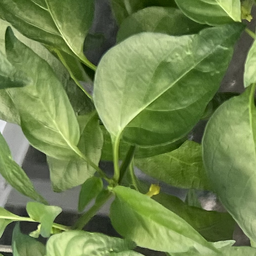
#> input picture SCALLION/processed_images/farm_124_patch_80.png, 256 x 256 px, found by its file name; its folder holds 4 pictures in this run
$ python isolator.py
#> lines starting #> are read from the running program, lines starting #| are printed output that depends on the picture; after the words box and inside, x2 and y2 are one past the last pixel; in counts of white or black regions, pixels touching at a corner belong together; pictures that were not available may be replaced by others from this repository, and a replacement may not be noted
import cv2
import numpy as np
import os

image_dir = 'SCALLION/processed_images/'
mask_dir = 'SCALLION/automatic_masks/v2'
images = os.listdir(image_dir)
masks = os.listdir(mask_dir)
for image_filename in images:
    mask_image_filename = 'mask_' + image_filename

    original_image = cv2.imread(os.path.join(image_dir, image_filename))
#> original_image is the input picture: shape (256, 256, 3); mean B, G, R 75.5, 130.5, 109.4
    mask_image = cv2.imread(os.path.join(mask_dir, mask_image_filename), cv2.IMREAD_GRAYSCALE)
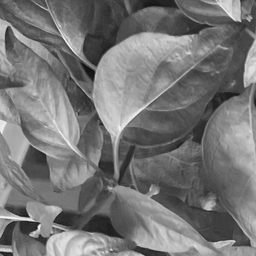
#> mask_image: shape (256, 256); min 15, max 247, mean 117.4

    contours, _ = cv2.findContours(mask_image, cv2.RETR_EXTERNAL, cv2.CHAIN_APPROX_SIMPLE)
#> contours = [[[0, 0], [0, 255], [255, 255], [255, 0]]]

    contoured_image = original_image.copy()
    cv2.drawContours(contoured_image, contours, -1, (0, 255, 0), 2)
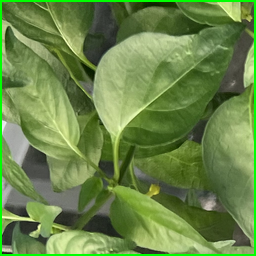
#> contoured_image: shape (256, 256, 3); 3.1% of pixels changed, all inside (x1, y1, x2, y2) = (0, 0, 256, 256)

    # cv2.imshow('Contours', contoured_image)
    # cv2.waitKey(0)
    # cv2.destroyAllWindows()


    size_threshold = 5000

    for i, contour in enumerate(contours):
        x, y, w, h = cv2.boundingRect(contour)

        if cv2.contourArea(contour) < size_threshold:
            continue

        leaf = original_image[y:y+h, x:x+w]

        black_background = np.zeros((256, 256, 3), dtype=np.uint8)

        contour_mask = np.zeros(mask_image.shape, dtype=np.uint8)
        cv2.drawContours(contour_mask, [contour], -1, 255, thickness=cv2.FILLED)
        leaf_mask = contour_mask[y:y+h, x:x+w]
        leaf_mask = cv2.cvtColor(leaf_mask, cv2.COLOR_GRAY2BGR)

        leaf_height, leaf_width = leaf.shape[:2]
        scale = min(256 / leaf_width, 256 / leaf_height)
        new_size = (int(leaf_width * scale), int(leaf_height * scale))
        resized_leaf = cv2.resize(leaf, new_size, interpolation=cv2.INTER_AREA)
        resized_leaf_mask = cv2.resize(leaf_mask, new_size, interpolation=cv2.INTER_AREA)

        start_x = (256 - new_size[0]) // 2
        start_y = (256 - new_size[1]) // 2

        black_background[start_y:start_y+new_size[1], start_x:start_x+new_size[0]] = \
            np.where(resized_leaf_mask == 255, resized_leaf, black_background[start_y:start_y+new_size[1], start_x:start_x+new_size[0]])

        cv2.imwrite(f'SCALLION/isolated_leaves/v2/leaf_{i+1}_'+image_filename, black_background)
#> this loop made 1 pass
#> (contour, x, y, w, h, leaf_height, leaf_width, scale) on pass 1: ([[0, 0], [0, 255], [255, 255], [255, 0]], 0, 0, 256, 256, 256, 256, 1)

    print('Isolated leaves have been saved in the "isolated_leaves" directory.')
#> pass 2 of the loop `for image_filename in images:`:
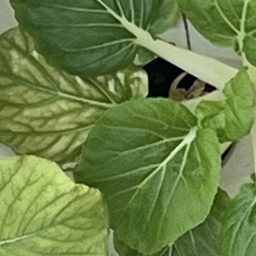
#> input picture SCALLION/processed_images/farm_127_patch_60.png, 256 x 256 px, found by its file name
#> original_image is the input picture: shape (256, 256, 3); mean B, G, R 69.2, 128.2, 106
#> `mask_image = cv2.imread(os.path.join(mask_dir, mask_image_filename), c..`:
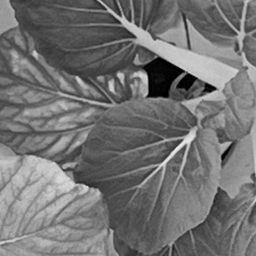
#> mask_image: shape (256, 256); min 0, max 235, mean 114.3
#> `cv2.drawContours(contoured_image, contours, -1, (0, 255, 0), 2)`:
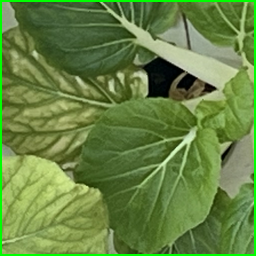
#> contoured_image: shape (256, 256, 3); 3.1% of pixels changed, all inside (x1, y1, x2, y2) = (0, 0, 256, 256)
#> the loop `for i, contour in enumerate(contours):` made 1 pass
#> pass 3 of the loop `for image_filename in images:`:
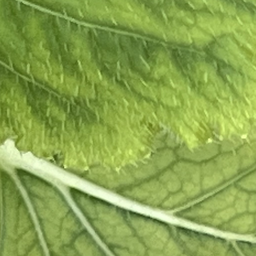
#> input picture SCALLION/processed_images/farm_12_patch_72.png, 256 x 256 px, found by its file name
#> original_image is the input picture: shape (256, 256, 3); mean B, G, R 79, 164.2, 137.6
#> `cv2.drawContours(contoured_image, contours, -1, (0, 255, 0), 2)`:
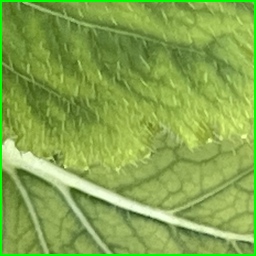
#> contoured_image: shape (256, 256, 3); 3.1% of pixels changed, all inside (x1, y1, x2, y2) = (0, 0, 256, 256)
#> the loop made 4 passes; the first 3 are shown
